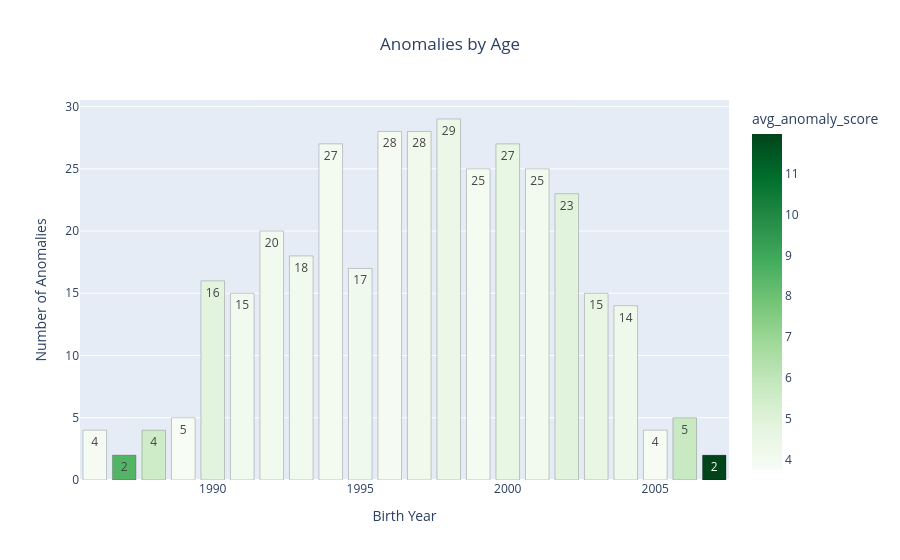

The notebook cell saved with this chart:
### Code cell
def anomalies_per_age(df, macro_pos=None):
    
    if macro_pos is not None:
        df = df[df['macro_pos'] == macro_pos]
    
    count_by_age = df.groupby('born').agg(
        count=('born', 'count'),
        avg_anomaly_score=('robust_anomaly_score', 'mean')
    ).reset_index().sort_values('born')
    
    fig = px.bar(
        count_by_age,
        x='born',
        y='count',
        color='avg_anomaly_score',
        title=f'Anomalies by Age',
        labels={'count': 'Number of Anomalies', 'born': 'Birth Year'},
        text='count',
        color_continuous_scale='Greens',
        hover_data={'avg_anomaly_score': ':.2f'}
    )
    
    fig.update_traces(textposition='auto', marker_line_width=0.2, marker_line_color='black')
    
    fig.update_layout(title_x=0.5)
    fig.show()
    
anomalies_per_age(df)

### Figure 1 — Plotly figure (JSON) as saved in the notebook; plotly's stock layout.template omitted (floating-point values rounded to 4 significant figures)
{"data": [{"customdata": [[3.838], [8.508], [5.563], [3.744], [4.875], [4.064], [4.078], [4.082], [3.948], [4.122], [3.876], [4.162], [4.401], [3.93], [4.579], [4.049], [4.913], [4.571], [4.243], [3.779], [5.758], [11.97]], "hovertemplate": "Birth Year=%{x}<br>Number of Anomalies=%{text}<br>avg_anomaly_score=%{marker.color:.2f}<extra></extra>", "legendgroup": "", "marker": {"color": [3.838, 8.508, 5.563, 3.744, 4.875, 4.064, 4.078, 4.082, 3.948, 4.122, 3.876, 4.162, 4.401, 3.93, 4.579, 4.049, 4.913, 4.571, 4.243, 3.779, 5.758, 11.97], "coloraxis": "coloraxis", "line": {"color": "black", "width": 0.2}, "pattern": {"shape": ""}}, "name": "", "orientation": "v", "showlegend": false, "text": [4.0, 2.0, 4.0, 5.0, 16.0, 15.0, 20.0, 18.0, 27.0, 17.0, 28.0, 28.0, 29.0, 25.0, 27.0, 25.0, 23.0, 15.0, 14.0, 4.0, 5.0, 2.0], "textposition": "auto", "type": "bar", "x": [1986, 1987, 1988, 1989, 1990, 1991, 1992, 1993, 1994, 1995, 1996, 1997, 1998, 1999, 2000, 2001, 2002, 2003, 2004, 2005, 2006, 2007], "xaxis": "x", "y": [4, 2, 4, 5, 16, 15, 20, 18, 27, 17, 28, 28, 29, 25, 27, 25, 23, 15, 14, 4, 5, 2], "yaxis": "y"}], "layout": {"barmode": "relative", "coloraxis": {"colorbar": {"title": {"text": "avg_anomaly_score"}}, "colorscale": [[0, "rgb(247,252,245)"], [0.125, "rgb(229,245,224)"], [0.25, "rgb(199,233,192)"], [0.375, "rgb(161,217,155)"], [0.5, "rgb(116,196,118)"], [0.625, "rgb(65,171,93)"], [0.75, "rgb(35,139,69)"], [0.875, "rgb(0,109,44)"], [1, "rgb(0,68,27)"]]}, "legend": {"tracegroupgap": 0}, "title": {"text": "Anomalies by Age", "x": 0.5}, "xaxis": {"anchor": "y", "domain": [0, 1], "title": {"text": "Birth Year"}}, "yaxis": {"anchor": "x", "domain": [0, 1], "title": {"text": "Number of Anomalies"}}}}
